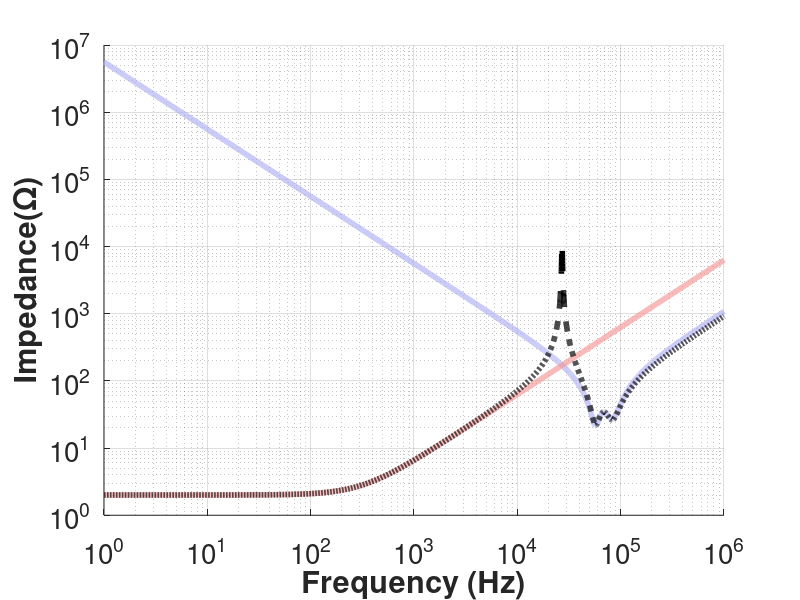

This figure's MATLAB source:
%% Analytical model without motor 

%
%   
%    |-- rp----Cp----Lp'(Lp-M)---|---Ls'(Ls-M)--Cs-|
%    |                           |                 |      
%    |                           |                 |
% --|V_in|--                  --Lm--             --RL--
%    |                           |                 | 
%    |                           |                 |
%    |---------------------------|-------rs--------|
%
%
%  Create T-model of coupled inductor at steady state
%  Sinosoidal response 
% at above circuit is represented and parameter name
% is given. I give a name Lp' as Lp_p and Ls' as Ls_p. 

% Frequency Space 
f=logspace(0,6,10000);
w=2*pi*f;

% Parameters
rp=0.3; % ohm
rs= 0.3; % ohm 
Lp=205e-6;
Ls=51e-6;
M=41e-6;
RL=8.44;
RL=8.44;
Cs=115e-9;
Cp=28.5e-9;
Lp_p=Lp-M;
Ls_p=Ls-M;
Vin=1;
% Impedance 
Z1= 1i.*w*Ls_p +(RL+rs)- 1i./(w*Cs); %% secondary side
Z2=1i.*w*M; % mutual inductance 
Z3= 1i.*w*Lp_p+rp-1i./(w*Cp); % primary side 
Z12= ((Z1.*Z2)./(Z1+Z2)); %% reflected secondary impedance to primary
Z123=Z12+Z3; %% total impedance 

Ip=Vin./Z123;
Vout=(Z12./Z123).*(RL./Z1);
% x = 1  Ip else 
% choose="Ip";
% choose="Vout";
choose ="Z";
if choose=="Ip"
    X_mag= abs(Ip);
    X_angle=angle(Ip)*180/pi;
elseif choose=="Vout"
    X_mag= abs(Vout);
    X_angle=angle(Vout)*180/pi;
elseif  choose=="Z"
    X_mag= abs(Z123);
    X_angle=angle(Z123)*180/pi;
else
    X_mag= abs(Z123);
    X_angle=angle(Z123)*180/pi;
end

% figure;
% hold on;
% yyaxis left
% plot(f,X_mag,'Linewidth',2);
% hold on; 
% set(gca, 'XScale', 'log','YScale','log')
% yyaxis right
% plot(f,X_angle,'Linewidth',2);
% xlabel('Frequency (Hz)','FontSize',14,'FontWeight','Bold')
% grid on;
% set(gca,'FontSize',10);

hold on;
plot(f,X_mag,'Color',[0.70,0.70,0.95],'Linewidth',4);
set(gca, 'XScale', 'log','YScale','log')
xlabel('Frequency (Hz)','FontSize',14,'FontWeight','Bold')
ylabel('Impedance(\Omega)','Interpreter','Tex','FontSize',14,'FontWeight','Bold')
grid on;
set(gca,'FontSize',10);


%% Analytical model with motor 

%
%   
%    |--------------|
%    |              |                                                  
%    |          --Lmotor--                     
% --|V_in|--        |                         
%    |              |                          
%    |          --Rmotor--                     
%    |--------------|
%
%
%  Create T-model of coupled inductor at steady state
%  Sinosoidal response 
% at above circuit is represented and parameter name
% is given. I give a name Lp' as Lp_p and Ls' as Ls_p. 

% Frequency Space 
f=logspace(0,6,10000);
w=2*pi*f;
% Parameters
Rmotor=2;
Lmotor=1e-3;
Vin=1;
% Impedance 

Z4= 1i.*w*Lmotor +(Rmotor); % motor impedance
Ip=Vin./Z4;
% Vout=(Z12./Z123).*(RL./Z1);
% x = 1  Ip else 
% choose="Ip";
% choose="Vout";
choose ="Z";
if choose=="Ip"
    X_mag= abs(Ip);
    X_angle=angle(Ip)*180/pi;
elseif choose=="Vout"
    X_mag= abs(Vout);
    X_angle=angle(Vout)*180/pi;
elseif  choose=="Z"
    X_mag= abs(Z4);
    X_angle=angle(Z4)*180/pi;
else
    X_mag= abs(Z4);
    X_angle=angle(Z4)*180/pi;
end

% figure;
% hold on;
% yyaxis left
% plot(f,X_mag,'Linewidth',2);
% set(gca, 'XScale', 'log','YScale','log')
% hold on; 
% yyaxis right
% plot(f,X_angle,'Linewidth',2);
% xlabel('Frequency (Hz)','FontSize',14,'FontWeight','Bold')
% set(gca, 'XScale', 'log')
% grid on;
% set(gca,'FontSize',10);


hold on;
plot(f,X_mag,'Color',[0.97,0.60,0.60],'Linewidth',4);
set(gca, 'XScale', 'log','YScale','log')
xlabel('Frequency (Hz)','FontSize',14,'FontWeight','Bold')
grid on;
set(gca,'FontSize',10);
%% Analytical model with motor 

%
%   
%    |--------------|---rp----Cp----Lp'(Lp-M)---|---Ls'(Ls-M)--Cs-|
%    |              |                           |                 |      
%    |          --Lmotor--                      |                 |
% --|V_in|--        |                         --Lm--            --RLoad--
%    |              |                           |                 | 
%    |          --Rmotor--                      |                 |
%    |--------------|---------------------------|-------rs--------|
%
%
%  Create T-model of coupled inductor at steady state
%  Sinosoidal response 
% at above circuit is represented and parameter name
% is given. I give a name Lp' as Lp_p and Ls' as Ls_p. 

% Frequency Space 
f=logspace(0,6,10000);
w=2*pi*f;
% Parameters
rp=0.3; % ohm
rs= 0.3; % ohm 
Lp=205e-6;
Ls=51e-6;
M=41e-6;
RL=8.44;
Cs=115e-9;
Cp=28.5e-9;
Lp_p=Lp-M;
Ls_p=Ls-M;
Rmotor=2;
Lmotor=1e-3;
Vin=1;
% Impedance 
Z1= 1i.*w*Ls_p +(RL+rs)- 1i./(w*Cs); %% secondary side
Z2=1i.*w*M; % mutual inductance 
Z3= 1i.*w*Lp_p+rp-1i./(w*Cp); % primary side 
Z12= ((Z1.*Z2)./(Z1+Z2)); %% reflected secondary impedance to primary
Z123=Z12+Z3; %% total impedance 
Z4= 1i.*w*Lmotor +(Rmotor); % motor impedance
Z1234=((Z123.*Z4)./(Z123+Z4)); %

Ip=Vin./Z1234;
% Vout=(Z12./Z123).*(RL./Z1);
% x = 1  Ip else 
% choose="Ip";
% choose="Vout";
choose ="Z";
if choose=="Ip"
    X_mag= abs(Ip);
    X_angle=angle(Ip)*180/pi;
elseif choose=="Vout"
    X_mag= abs(Vout);
    X_angle=angle(Vout)*180/pi;
elseif  choose=="Z"
    X_mag= abs(Z1234);
    X_angle=angle(Z1234)*180/pi;
else
    X_mag= abs(Z1234);
    X_angle=angle(Z1234)*180/pi;
end

% figure;
% hold on;
% yyaxis left
% plot(f,X_mag,'Linewidth',2);
% set(gca, 'XScale', 'log','YScale','log')
% hold on; 
% yyaxis right
% plot(f,X_angle,'Linewidth',2);
% xlabel('Frequency (Hz)','FontSize',14,'FontWeight','Bold')
% set(gca, 'XScale', 'log')
% grid on;
% set(gca,'FontSize',10);


hold on;
plot(f,X_mag,'--k','Linewidth',4);
set(gca, 'XScale', 'log','YScale','log')
xlabel('Frequency (Hz)','FontSize',14,'FontWeight','Bold')
grid on;
set(gca,'FontSize',20);


